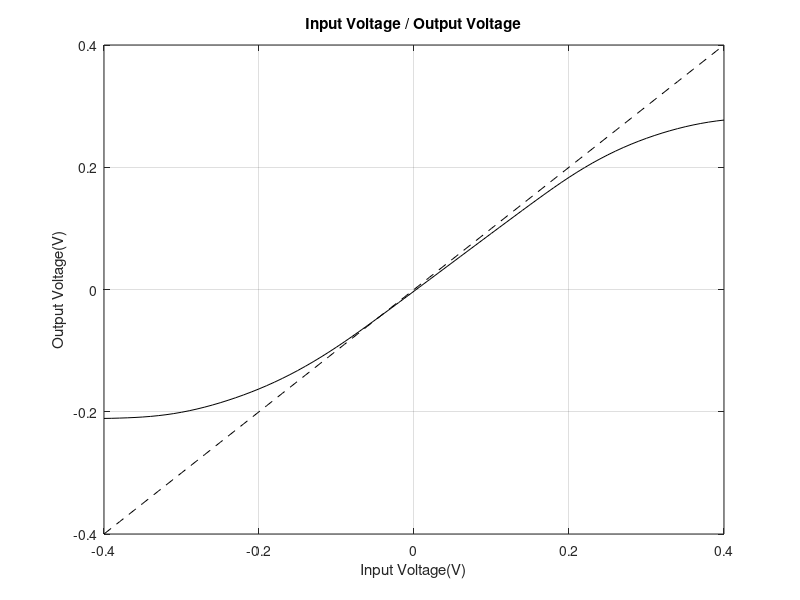
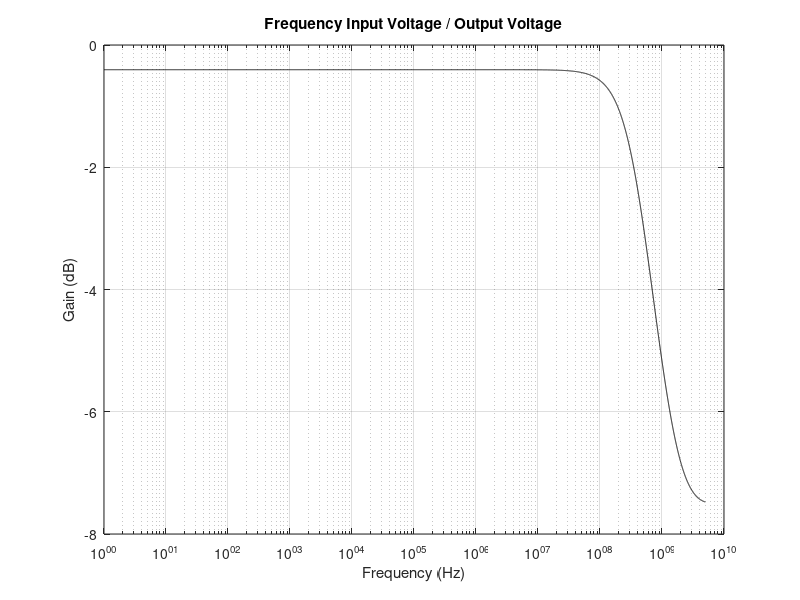

Write the MATLAB code that produced these figures, in order.
clc
clear
close all

data1 = dlmread('C1_D1.txt','',1,0);

Vy = data1(:,3);
Vx = data1(:,2);

figure();
plot(Vy,Vx,"-k"); hold on;
plot(Vy,Vy,"--k");
grid on;
title("Input Voltage / Output Voltage");
xlabel("Input Voltage(V)");
ylabel("Output Voltage(V)");

data2 = dlmread('C1_D2.txt','',1,0);

freq = data2(:,1);
dB = data2(:,2);

figure();
semilogx(freq,dB,"-k");
grid on;
title("Frequency Input Voltage / Output Voltage");
xlabel("Frequency (Hz)");
ylabel("Gain (dB)");